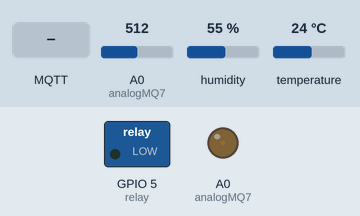
The sketch below on a simulated ESP8266 (NodeMCU). On the bench: switched loads named in the sketch (green lamp = pin HIGH), output pins drawn as LEDs (lit = HIGH). Inputs (shaded band) come from the test bench; at power-on: A0 (analogMQ7) = 512, humidity 55 %, temperature 24 °C. WiFi joins after 1.5 s; servers stay silent unless stated; no MQTT or app messages arrive unless stated; what the sketch prints to the serial monitor is not drawn.

Above: at 2.7 s.
2.8 s: MQTT message "1" arrives on the first subscribed topic
At 3.6 s:
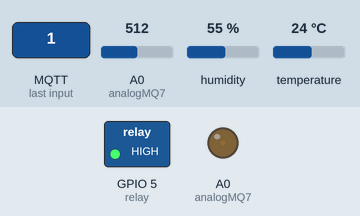
7.4 s: MQTT message "0" arrives on the first subscribed topic
At 7.9 s:
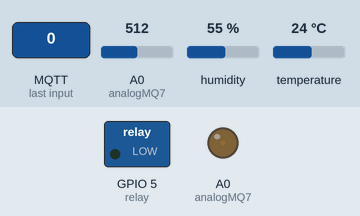
Timing chart, 0 to 10.4 s (numbered marks = the images above; inputs shaded):
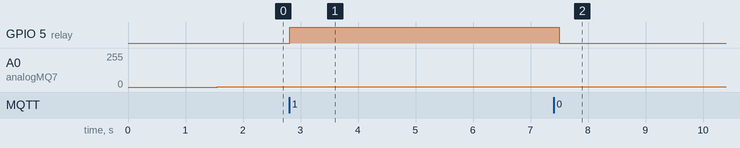

The sketch:

SensorCO2.ino
```cpp
#include <ESP8266WiFi.h>
#include <PubSubClient.h>
#include <SPI.h>
#include "DHT.h"     // including the library of DHT11 temperature and humidity sensor

#define DHTPIN 4 //Pino digital D2 (GPIO5) conectado ao DHT11
#define DHTTYPE DHT11 //Tipo do sensor DHT11
//Include the library
#define pin 39 //Analog input 0 of your arduino
#define type 7 //MQ7
#define CLIENT_ID       "Hal_CO2"
#define analogMQ7 A0      // Signal

void callback(char* topic, byte* payload, unsigned int length);

//Wifi Settings
const char* ssid = "WIFI_NAME";
const char* password =  "WIFI_PASSWORD";

//MQTT Settings
const char* mqttServer = "MQTT IP";
const int mqttPort = 1883;
const char* mqttUser = "MyUser";
const char* mqttPassword = "MyPasswd";
int MQ7sensorValue = 0;   // value read from the sensor

WiFiClient espClient;
PubSubClient client(mqttServer, mqttPort, callback, espClient);
//PubSubClient client(espClient);
DHT dht(DHTPIN, DHTTYPE);
const int relay = 5;


void setup() {

  Serial.begin(115200);
  pinMode(analogMQ7, INPUT);
  pinMode(relay, OUTPUT);

  WiFi.begin(ssid, password);

  //digitalWrite(relay, HIGH);
  //delay(5000);
  //digitalWrite(relay, LOW);
  //delay(5000);

  while (WiFi.status() != WL_CONNECTED) {
    delay(500);
    Serial.println("Connecting to WiFi..");
  }
  Serial.println("Connected to the WiFi network");

  client.setClient(espClient);
  client.setServer(mqttServer, mqttPort);
  client.setCallback(callback);


  while (!client.connected()) {
    Serial.println("Connecting to MQTT...");

    if (client.connect(CLIENT_ID)) {

      Serial.println("connected");
      client.subscribe("garage/light");

    } else {

      Serial.print("failed with state ");
      Serial.print(client.state());
      delay(2000);

    }
       dht.begin();
       //client.publish("garage/value", 0);

  }
}


void loop() {
  // Read

 sendData();

 client.subscribe("garage/light/");


 client.loop();
 //MUST delay to allow ESP8266 WIFI functions to run
 //delay(10);
}

void sendData() {
  char msgBuffer[20];

    analogWrite(analogMQ7, HIGH); // HIGH = 255
    // heat for 1 min
    //delay(60000);
    //delay(5000);
    // now reducing the heating power: turn the heater to approx 1,4V
    analogWrite(analogMQ7, 71.4); // 255x1400/5000
    // heat for 90 sec
    //delay(90000);
    //delay(10000);

  // B) reading
    // CO2 via MQ7: we need to read the sensor at 5V, but must not let it heat up. So hurry!
    analogWrite(analogMQ7, HIGH);
    delay(50); // Getting an analog read apparently takes 100uSec
    MQ7sensorValue = analogRead(analogMQ7);

  // C) print the results to the serial monitor
    //Serial.print("MQ-7 PPM: ");
    Serial.println(MQ7sensorValue);


  if (client.connect(CLIENT_ID)) {
    Serial.println("connected");    ;
    float humidity = dht.readHumidity();/* Get humidity value */
    float temperature = dht.readTemperature();/* Get temperature value */

    if (MQ7sensorValue <= 200)
     {
         Serial.println("Air-Quality: CO perfect");
         Serial.println(dtostrf(MQ7sensorValue, 6, 2, msgBuffer));
         Serial.println(temperature);
         Serial.println(humidity);
         client.publish("home/garage/temp", dtostrf(temperature, 6, 2, msgBuffer));
         client.publish("home/garage/humi", dtostrf(humidity, 6, 2, msgBuffer));
         client.publish("garage/value", dtostrf(MQ7sensorValue, 6, 2, msgBuffer));
         client.publish("garage/message", "CO2 perfeito");
     }
     else if ((MQ7sensorValue > 200) || (MQ7sensorValue <= 800)) // || = or
     {

         Serial.println("Air-Quality: CO normal");
         Serial.println(dtostrf(MQ7sensorValue, 6, 2, msgBuffer));
         Serial.println(temperature);
         Serial.println(humidity);
         client.publish("home/garage/temp", dtostrf(temperature, 6, 2, msgBuffer));
         client.publish("home/garage/humi", dtostrf(humidity, 6, 2, msgBuffer));
         client.publish("garage/value", dtostrf(MQ7sensorValue, 6, 2, msgBuffer));
         client.publish("garage/message", "CO2 Normal");

     }
     else if ((MQ7sensorValue > 800) || (MQ7sensorValue <= 1800))
     {
         Serial.println("Air-Quality: CO high");
         Serial.println(dtostrf(MQ7sensorValue, 6, 2, msgBuffer));
         client.publish("home/garage/temp", dtostrf(temperature, 6, 2, msgBuffer));
         client.publish("home/garage/humi", dtostrf(humidity, 6, 2, msgBuffer));
         client.publish("garage/value", dtostrf(MQ7sensorValue, 6, 2, msgBuffer));
         client.publish("garage/message", "CO2 Alto");
     }
     else if (MQ7sensorValue > 1800)
     {
         Serial.println("Air-Quality: ALARM CO very high");
         Serial.println(dtostrf(MQ7sensorValue, 6, 2, msgBuffer));
         client.publish("home/garage/temp", dtostrf(temperature, 6, 2, msgBuffer));
         client.publish("home/garage/humi", dtostrf(humidity, 6, 2, msgBuffer));
         client.publish("garage/value", dtostrf(MQ7sensorValue, 6, 2, msgBuffer));
         client.publish("garage/message", "PERIGO! CO2 Muito Alto");
     }
     else
     {
         Serial.println("MQ-7 - cant read any value - check the sensor!");
     }
  }

  // Wait
  //delay(5000);
}

void callback(char* topic, byte* payload, unsigned int length) {
  char msgBuffer[20];
  // I am only using one ascii character as command, so do not need to take an entire word as payload
  // However, if you want to send full word commands, uncomment the next line and use for string comparison
  // payload[length]='\0';// terminate string with 0


  Serial.print("Message arrived [");
  Serial.print(topic);
  Serial.print("] ");//MQTT_BROKER

  for (int i = 0; i < length; i++) {
    Serial.print((char)payload[i]);
  }

  Serial.println();
  Serial.println(payload[0]);

  // Examine only the first character of the message
  if (payload[0] == 49)             // Message "1" in ASCII (turn output ON)
  {
    //client.publish("garage/light", "1");
    digitalWrite(relay, HIGH);
  } else if (payload[0] == 48)      // Message "0" in ASCII (turn output OFF)
  {
    //client.publish("garage/light", "0");
    digitalWrite(relay, LOW);
  } else if (payload[0] == 50)
  {
    //client.publish("home/br/nb/ip", ip.c_str());// publish IP nr
  } else {
    Serial.println("Unknown value");
    client.publish("home/br/nb", "Syntax Error");
  }

}
```

Measured:
- after the input at 2.8 s, GPIO 5 (relay): LOW → HIGH at once
- after the input at 7.4 s, GPIO 5 (relay): HIGH → LOW after 0.10 s
